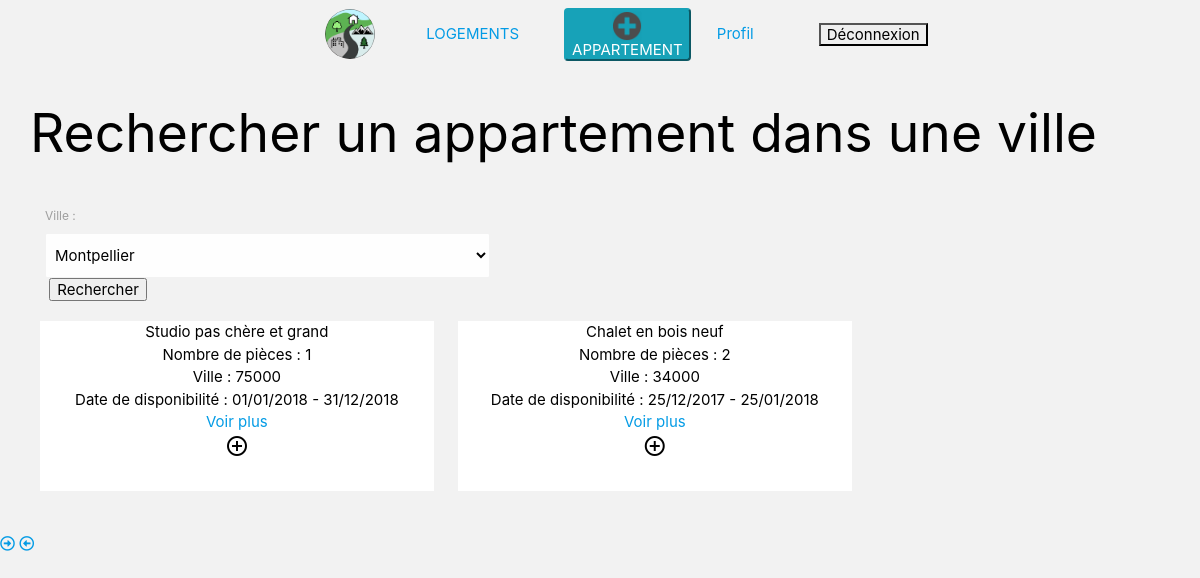
The page /controller/listOfApparts.php on the database as committed earlier.
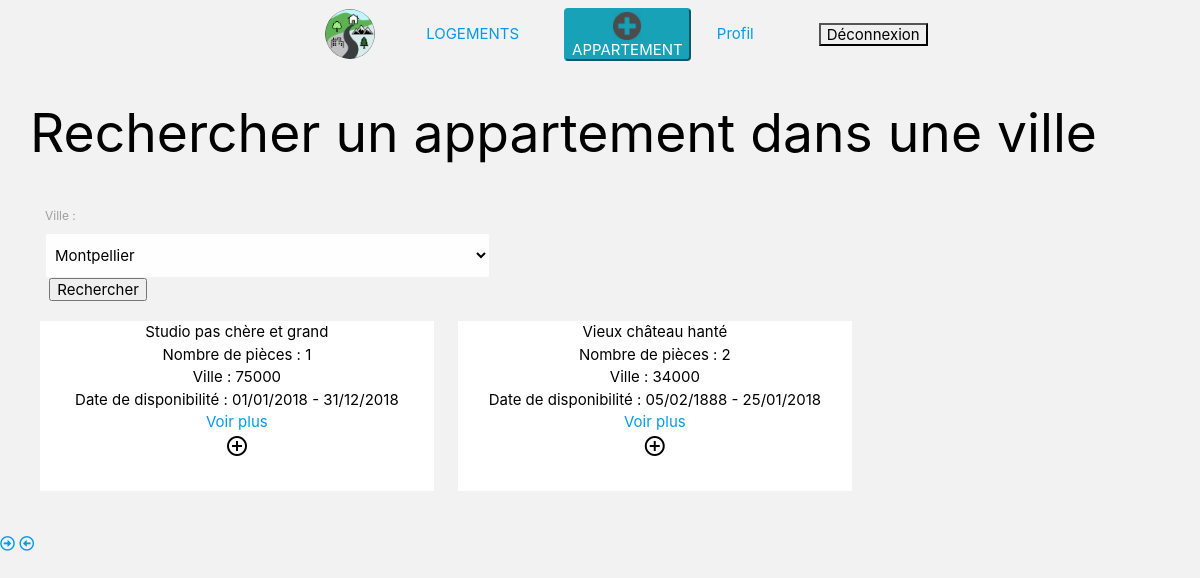
The same page on the database as committed later.
### tables this page shows
CREATE TABLE IF NOT EXISTS `appartements` (
  `id_appartement` int(11) NOT NULL AUTO_INCREMENT,
  `prix` int(11) NOT NULL,
  `description` varchar(180) NOT NULL,
  `etat` varchar(180) NOT NULL,
  `nbPiece` int(11) NOT NULL,
  `surface` int(11) NOT NULL,
  `meuble` tinyint(1) NOT NULL,
  `ind_energie` varchar(180) NOT NULL,
  `dateCreation` varchar(180) NOT NULL,
  `dateExpiration` varchar(180) NOT NULL,
  `message` varchar(255) NOT NULL,
  `statut` tinyint(1) NOT NULL,
  `FK_USERS` int(11) NOT NULL,
  `FK_QUARTIERS` int(11) NOT NULL,
  `FK_VILLES` int(11) NOT NULL,
  PRIMARY KEY (`id_appartement`),
  KEY `APPARTEMENTS_USERS_FK` (`FK_USERS`),
  KEY `APPARTEMENTS_QUARTIERS0_FK` (`FK_QUARTIERS`),
  KEY `APPARTEMENTS_VILLES1_FK` (`FK_VILLES`)
);

### controller/listOfApparts.php (called while the page is built, shortened)
<?php
require_once("../model/mainModel.php");
$lobjVilles = GetCities();
if (isset($_POST) && count($_POST) > 0) {
    $search = SearchCity($_POST['city']);
    $lobjApparts = GetAppartsByCity($search->cpVille);
} else {
    $lobjApparts = GetApparts();
}
require_once("../view/listOfApparts.view.php");

### model/mainModel.php (called while the page is built, shortened)
<?php
function GetDataBase()
{
    $host = "localhost";
    $dbName = "lebonappart";
    $login = "root";
    $password = "";
    try {
        $bdd = new PDO('mysql:host=' . $host . ';dbname=' . $dbName . ';charset=utf8', $login, $password, array(PDO::ATTR_ERRMODE => PDO::ERRMODE_EXCEPTION));
    } catch (Exception $e) {
        $bdd = null;
        die('Erreur : ' . $e->getMessage());
    }
    return $bdd;
}
function GetCities()
{
    $bdd = GetDataBase();
    $lobjCity = false;
    if ($bdd) {
        $lstrQuery = "SELECT * FROM VILLES";
        $stmt = $bdd->prepare($lstrQuery);
        $stmt->execute();
        $lobjCity = $stmt->fetchAll(PDO::FETCH_OBJ);;
    }
    return $lobjCity;
}
function GetApparts()
{
    $bdd = GetDataBase();
    if ($bdd) {
        $lstrQuery = "SELECT * FROM appartements";
        $stmt = $bdd->prepare($lstrQuery);
        $stmt->execute();
        $lobjApparts = $stmt->fetchAll(PDO::FETCH_OBJ);
    }
    return $lobjApparts;
}

### view/listOfApparts.view.php (the view, shortened to what this page needs)
<?php
include("../helper/header.php");
?>
<?php
include("../helper/navbar.php");
?>
    <div id="" class="container-fluid">
        <div class="row">
            <div class="col-md-12 center-block">
                <h2 style="color: black"> Rechercher un appartement dans une ville</h2>
            </div>
        </div>
    </div>
    <div class="container-fluid">
        <div class="row">
            <div class="col-md-12 center-block">
                <form method="POST" action="../controller/listOfApparts.php">
                    <div class="col-md-5">
                        <label id="searchCity">Ville :</label>
                        <select name="city" class="cityForm">
                            <?php foreach ($lobjVilles as $ville) { ?>
                                <option value="<?php echo($ville->cpVille); ?>"
                                        style=" z-index:8; display: block; color:black;"> <?php echo($ville->nomVille); ?></option>
                            <?php } ?>
                        </select>
                    </div>
                    <div class="col-md-4">
                        <input type="submit" name="submit" value="Rechercher">
                    </div>
                </form>
            </div>
        </div>
    </div>
    <div class="container-fluid">
        <div class="row">
            <div class="col-md-10">
                <?php foreach ($lobjApparts as $appart) {
                    ?>
                    <div class="item col-md-5" >
                        <div class="title">
                            <?php
                            echo($appart->message);
                            ?>
                        </div>
                        <div class="infos">
                            <div>
                                Nombre de pièces :
                                <?php
                                echo($appart->nbPiece);
                                ?>
                            </div>
                            <div>
                                Ville : <?php
                                echo($appart->FK_VILLES);
                                ?>
                            </div>
                            <div>
                                Date de disponibilité : <?php
                                echo($appart->dateCreation);
                                ?> - <?php
                                echo($appart->dateExpiration);
                                ?>
                            </div>
                            <a href="../controller/detailAppart.php?id=<?php echo($appart->id_appartement) ?>">
                                Voir plus
                            </a>
                        </div>
                        <div class="more">
                            <i class="material-icons dp48">add_circle_outline</i>
                        </div>
                    </div>
                <?php } ?>
            </div>
        </div>
    </div>
    <a href="" class="nextArrow">
        <i class="far fa-arrow-alt-circle-right "></i>
    </a>
    <a href="" class="previousArrow">
        <i class="far fa-arrow-alt-circle-left"></i>
    </a>

Rows that differ between the two databases and show on the page:
changed appartements: message "Chalet en bois neuf" → "Vieux château hanté"; dateCreation "25/12/2017" → "05/02/1888"
